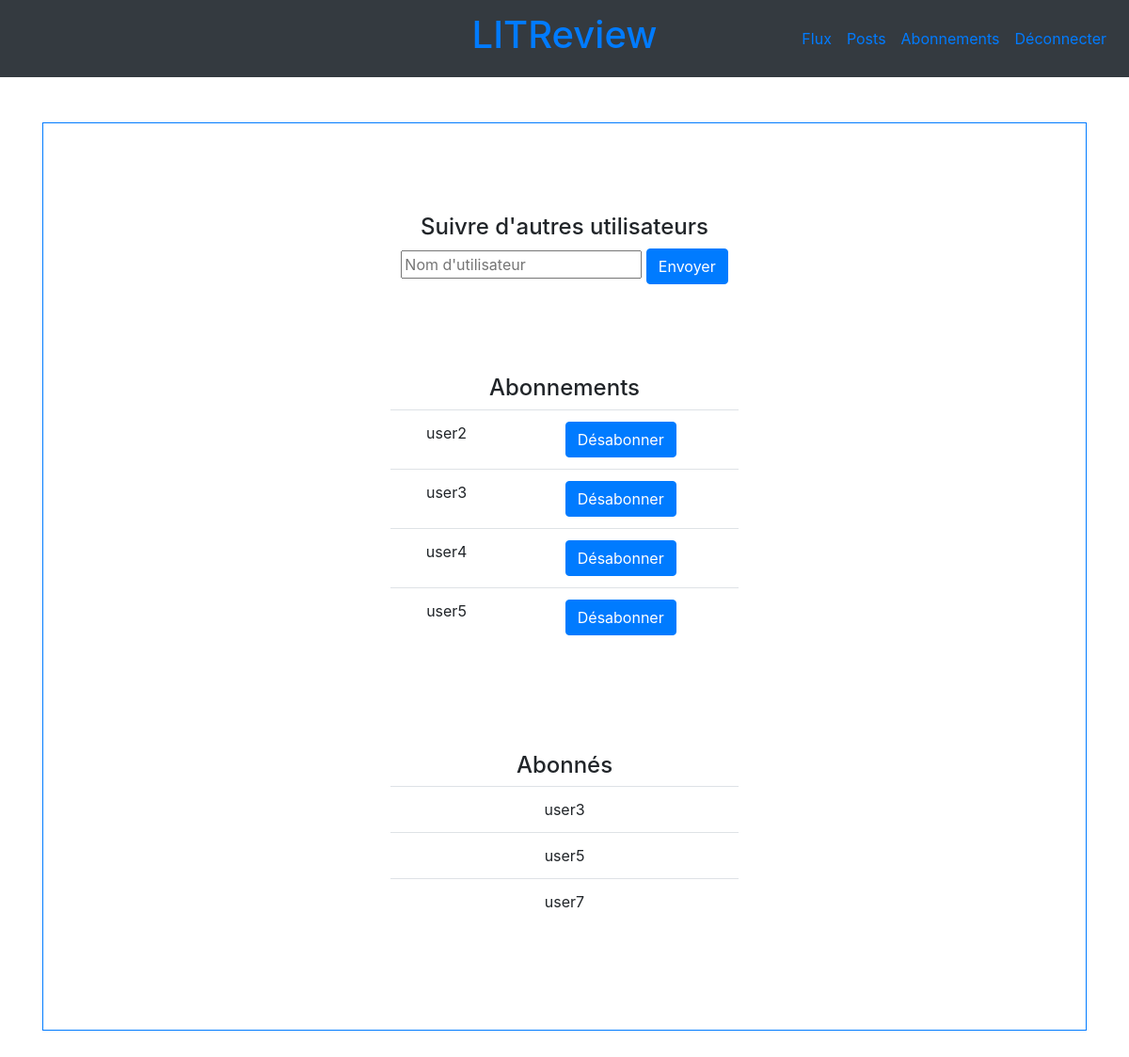
The app's page /user_follows/ (signed in), older data.
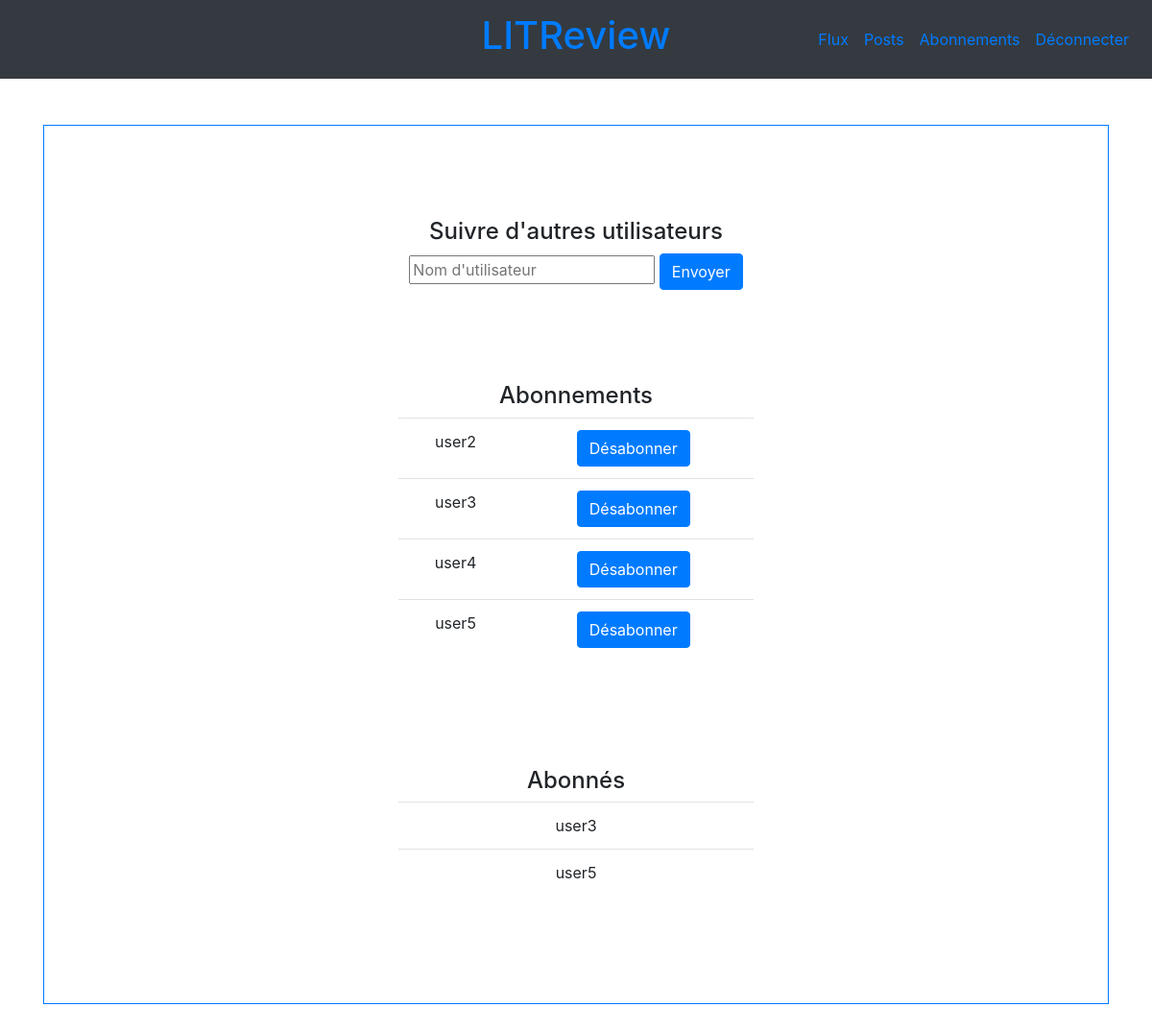
The same page, newer data.
### reviews/models.py (models this page shows, shortened)
class UserFollows(models.Model):
    user = models.ForeignKey(to=settings.AUTH_USER_MODEL, on_delete=models.CASCADE,
                             related_name='following')
    followed_user = models.ForeignKey(to=settings.AUTH_USER_MODEL, on_delete=models.CASCADE,
                                      related_name='followed_by')
    class Meta:
        unique_together = ('user', 'followed_user',)
    @classmethod
    def get_following_user_follows_from_user(cls, user):
        user_follows_following = cls.objects.filter(user__username=user.username)
        return user_follows_following
    @classmethod
    def get_followed_user_follows_from_user(cls, user):
        user_follows_followed_by = cls.objects.filter(followed_user__username=user.username)
        return user_follows_followed_by

### reviews/views.py (the view, shortened to what this page needs)
# urls.py: path("user_follows/", views.user_follows_view, name="user-follows"),
def user_follows_view(request):
    form = UserFollowsModelForm()
    user = request.user
    following_users = UserFollows.get_following_user_follows_from_user(user)
    followed_users = UserFollows.get_followed_user_follows_from_user(user)
    context = {
        "following_users": following_users,
        "followed_users": followed_users,
        "form": form}
    return render(request, "reviews/users/user_follows.html", context=context)

### reviews/forms.py
class UserFollowsModelForm(forms.ModelForm):
    class Meta:
        model = UserFollows
        fields = ["followed_user"]
    def __init__(self, *args, **kwargs):
        super(UserFollowsModelForm, self).__init__(*args, **kwargs)
        self.base_fields["followed_user"].widget.attrs['placeholder'] = 'Nom d\'utilisateur'

### reviews/templates/reviews/users/user_follows.html (shortened to what this page needs)
{% extends 'reviews/includes/header.html' %}
{% block content %}
<div class="container py-5">
    <div class="border border-primary">
        <div class="container py-5 w-75">
            <form action='.' method='POST' ALIGN='center'>
                <div class="container py-5 w-50">
                    <h4 class="text-center">Suivre d'autres utilisateurs</h4>
                    <input type="text" name="will_follow_user" placeholder="Nom d'utilisateur">
                    <input class="btn btn-primary" type='submit' value='Envoyer'/>
                </div>
                <div class="container py-5 w-50">
                    <h4 class="text-center">Abonnements</h4>
                    <table class="table">
                        <tbody>
                        {% for following_user in following_users %}
                        <tr>
                            <td class="text-center">{{following_user.followed_user.username}}</td>
                            <td class="text-center">
                                <a class="btn btn-primary"
                                   href="{% url 'reviews:user-follows-delete' following_user.pk %}">Désabonner</a>
                            </td>
                        </tr>
                        {% endfor %}
                        </tbody>
                    </table>
                </div>
                <div class="container py-5 w-50">
                    <h4 class="text-center">Abonnés</h4>
                    <table class="table">
                        <tbody>
                        {% for followed_user in followed_users %}
                        <tr>
                            <td class="text-center">{{followed_user.user.username}}</td>
                        </tr>
                        {% endfor %}
                        </tbody>
                    </table>
                </div>
            </form>
        </div>
    </div>
</div>
{% endblock %}

Row changes from the older to the newer data that the page shows:
removed UserFollows: user.username "user7", shown under "Abonnés"
